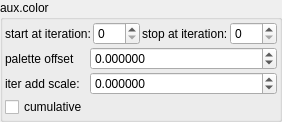
    <widget class="QGroupBox" name="groupBox_2">
     <property name="title">
      <string>aux.color</string>
     </property>
     <layout class="QVBoxLayout" name="verticalLayout_4" stretch="0,0">
      <property name="spacing">
       <number>2</number>
      </property>
      <property name="leftMargin">
       <number>2</number>
      </property>
      <property name="topMargin">
       <number>2</number>
      </property>
      <property name="rightMargin">
       <number>2</number>
      </property>
      <property name="bottomMargin">
       <number>2</number>
      </property>
      <item>
       <layout class="QGridLayout" name="gridLayout_20" columnstretch="0,1,0,1">
        <property name="spacing">
         <number>2</number>
        </property>
        <item row="0" column="3">
         <widget class="MySpinBox" name="spinboxInt_fold_color_stop_iterations_A">
          <property name="sizePolicy">
           <sizepolicy hsizetype="Minimum" vsizetype="Maximum">
            <horstretch>0</horstretch>
            <verstretch>0</verstretch>
           </sizepolicy>
          </property>
          <property name="maximum">
           <number>999</number>
          </property>
         </widget>
        </item>
        <item row="0" column="0">
         <widget class="QLabel" name="label_276">
          <property name="text">
           <string>start at iteration:</string>
          </property>
         </widget>
        </item>
        <item row="0" column="2">
         <widget class="QLabel" name="label_275">
          <property name="text">
           <string>stop at iteration:</string>
          </property>
         </widget>
        </item>
        <item row="0" column="1">
         <widget class="MySpinBox" name="spinboxInt_fold_color_start_iterations_A">
          <property name="sizePolicy">
           <sizepolicy hsizetype="Minimum" vsizetype="Maximum">
            <horstretch>0</horstretch>
            <verstretch>0</verstretch>
           </sizepolicy>
          </property>
          <property name="maximum">
           <number>999</number>
          </property>
         </widget>
        </item>
       </layout>
      </item>
      <item>
       <layout class="QGridLayout" name="gridLayout_25" columnstretch="0,1">
        <property name="spacing">
         <number>2</number>
        </property>
        <item row="0" column="1">
         <widget class="MyDoubleSpinBox" name="spinbox4_fold_color_difs_0000_x">
          <property name="sizePolicy">
           <sizepolicy hsizetype="Minimum" vsizetype="Maximum">
            <horstretch>0</horstretch>
            <verstretch>0</verstretch>
           </sizepolicy>
          </property>
          <property name="prefix">
           <string/>
          </property>
          <property name="suffix">
           <string/>
          </property>
          <property name="decimals">
           <number>6</number>
          </property>
          <property name="minimum">
           <double>-99.999899999999997</double>
          </property>
          <property name="maximum">
           <double>99.999899999999997</double>
          </property>
          <property name="singleStep">
           <double>0.100000000000000</double>
          </property>
         </widget>
        </item>
        <item row="1" column="0">
         <widget class="QLabel" name="label_14">
          <property name="text">
           <string>iter add scale:</string>
          </property>
         </widget>
        </item>
        <item row="1" column="1">
         <widget class="MyDoubleSpinBox" name="spinbox_fold_color_difs0">
          <property name="sizePolicy">
           <sizepolicy hsizetype="Minimum" vsizetype="Maximum">
            <horstretch>0</horstretch>
            <verstretch>0</verstretch>
           </sizepolicy>
          </property>
          <property name="prefix">
           <string/>
          </property>
          <property name="suffix">
           <string/>
          </property>
          <property name="decimals">
           <number>6</number>
          </property>
          <property name="minimum">
           <double>-100.000000000000000</double>
          </property>
          <property name="maximum">
           <double>100.000000000000000</double>
          </property>
          <property name="singleStep">
           <double>0.100000000000000</double>
          </property>
         </widget>
        </item>
        <item row="0" column="0">
         <widget class="QLabel" name="label_136">
          <property name="text">
           <string notr="true">palette offset</string>
          </property>
         </widget>
        </item>
        <item row="2" column="0">
         <widget class="MyCheckBox" name="checkBox_fold_color_aux_color_enabledB_false">
          <property name="text">
           <string notr="true">cumulative</string>
          </property>
         </widget>
        </item>
       </layout>
      </item>
     </layout>
    </widget>
